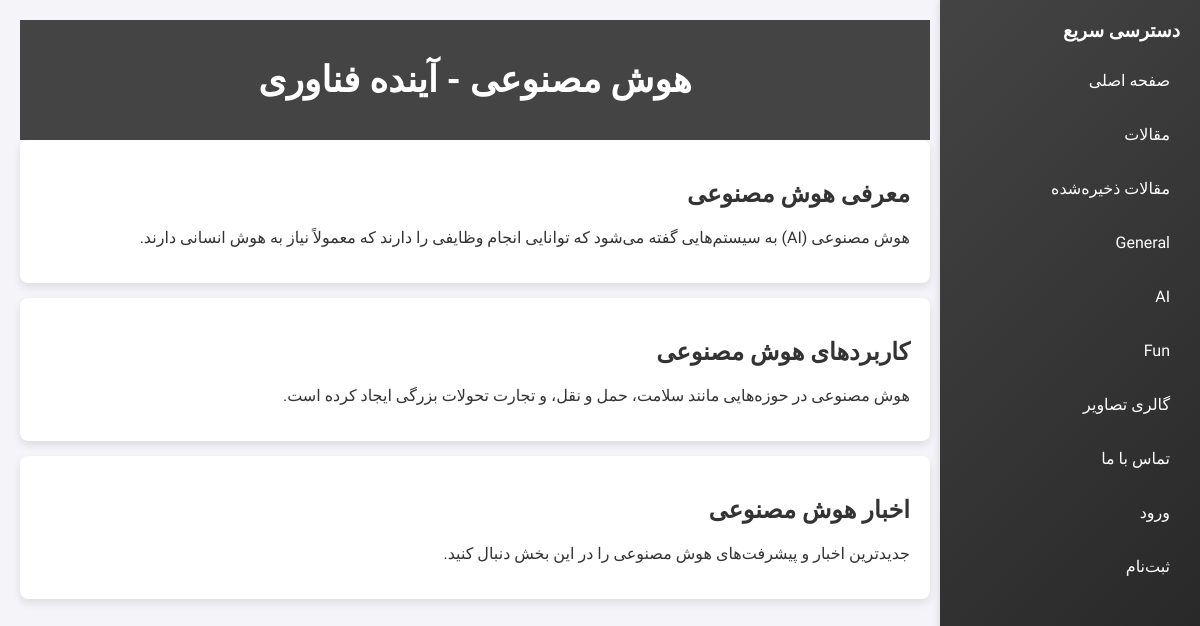
The page / on the database its author committed.
### myapp/models.py (models this page shows, shortened)
class Category(models.Model):
    name = models.CharField(max_length=100, unique=True)

### myapp/views.py (the view)
# urls.py: path('', views.home, name='home'),
def home(request):
    return render(request, 'index.html')

### myapp/views.py (called while the page is built)
def categories_processor(request):
    return {
        'categories': Category.objects.all()
    }

### myapp/templates/index.html (shortened to what this page needs)
{% extends 'base.html' %}
{% block content %}
<div class="main-content">
    <div class="box">
        <h2>معرفی هوش مصنوعی</h2>
        <p>هوش مصنوعی (AI) به سیستم‌هایی گفته می‌شود که توانایی انجام وظایفی را دارند که معمولاً نیاز به هوش انسانی دارند.</p>
    </div>
    <div class="box">
        <h2>کاربردهای هوش مصنوعی</h2>
        <p>هوش مصنوعی در حوزه‌هایی مانند سلامت، حمل و نقل، و تجارت تحولات بزرگی ایجاد کرده است.</p>
    </div>
    <div class="box">
        <h2>اخبار هوش مصنوعی</h2>
        <p>جدیدترین اخبار و پیشرفت‌های هوش مصنوعی را در این بخش دنبال کنید.</p>
    </div>
</div>
{% endblock %}

### myapp/templates/base.html (shortened to what this page needs)
<!DOCTYPE html>
<html lang="fa">
<head>
    {% load static %}
    <link rel="stylesheet" href="{% static 'styles.css' %}">
</head>
<body>
    <div class="sidebar">
        <h3>دسترسی سریع</h3>
        <ul>
            <li><a href="{% url 'home' %}">صفحه اصلی</a></li>
            <li><a href="{% url 'article_list' %}">مقالات</a></li>
            <li><a href="{% url 'bookmarked_articles' %}">مقالات ذخیره‌شده</a></li>
            {% for cat in categories %}
            <li><a href="{% url 'category_articles' cat.id %}">{{ cat.name }}</a></li>
            {% empty %}
            <li>هیچ دسته‌ای نیست</li>
            {% endfor %}
            <li><a href="{% url 'gallery' %}">گالری تصاویر</a></li>
            <li><a href="{% url 'contact' %}">تماس با ما</a></li>
            {% if user.is_authenticated %}
            <li><a href="{% url 'profile' %}">پروفایل من</a></li>
            <a href="{% url 'article_create' %}" class="create-article-btn">+ نوشتن مقاله</a>
            <li>
                <form action="{% url 'logout' %}" method="post">
                    {% csrf_token %}
                    <button class="logout-btn">خروج</button>
                </form>
            </li>
            {% else %}
            <li><a href="{% url 'login' %}">ورود</a></li>
            <li><a href="{% url 'signup' %}">ثبت‌نام</a></li>
            {% endif %}
        </ul>
    </div>
    <div class="content">
        <header>
            <h1>{% block header %}هوش مصنوعی - آینده فناوری{% endblock %}</h1>
        </header>
        {% block content %}{% endblock %}
    </div>
</body>
</html>

### myapp/static/styles.css (style rules this page uses)
body { font-family: 'Vazirmatn', sans-serif; margin: 0; padding: 0; background-color: #f4f4f9; direction: rtl; color: #333; }
.sidebar { width: 220px; background: linear-gradient(135deg, #444, #222); color: #fff; position: fixed; height: 100%; top: 0; right: 0; padding: 20px; box-shadow: 2px 0 10px rgba(0, 0, 0, 0.2); transition: all 0.3s ease-in-out; }
.sidebar h3 { margin-top: 0; font-weight: 700; }
.sidebar ul { list-style-type: none; padding: 0; }
.sidebar ul li { margin: 15px 0; }
.sidebar ul li a { color: #fff; text-decoration: none; font-weight: 500; display: block; padding: 10px; border-radius: 5px; transition: 0.3s; }
.content { margin-right: 250px; padding: 20px; }
header { background-color: #444; color: #fff; padding: 15px; text-align: center; font-size: 18px; font-weight: 600; }
.main-content .box { background-color: #fff; padding: 20px; margin-bottom: 15px; border-radius: 8px; box-shadow: 0 4px 8px rgba(0, 0, 0, 0.1); }
.box, .main-content,.article-preview, .article-content, p { word-wrap: break-word; overflow-wrap: break-word; word-break: break-word; }

### rows shown on the page
Category: name "General"
Category: name "AI"
Category: name "Fun"
